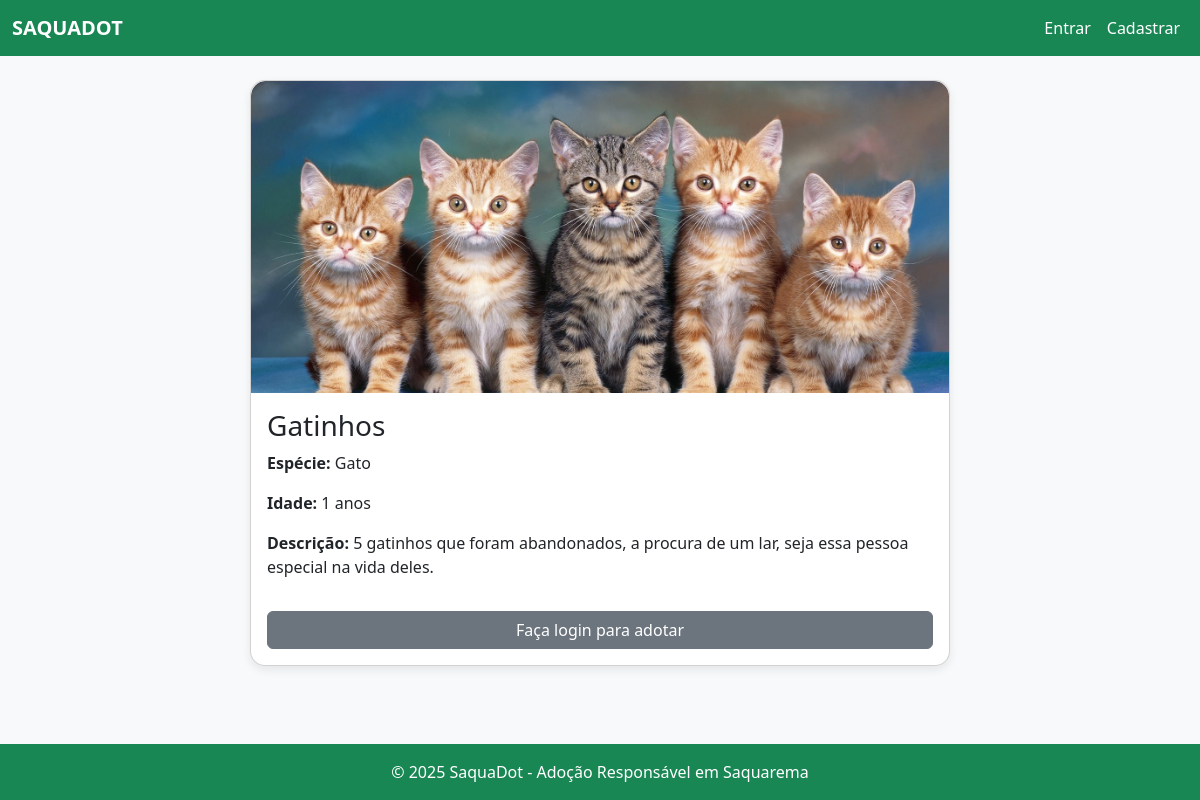
The page /animal/33/ on the database its author committed.
### core/models.py (models this page shows, shortened)
class Animal(models.Model):
    nome = models.CharField(max_length=100)
    especie = models.CharField(max_length=50, choices=[('Cachorro', 'Cachorro'), ('Gato', 'Gato')])
    idade = models.IntegerField()
    descricao = models.TextField()
    foto = models.ImageField(upload_to='animais/')
    adotado = models.BooleanField(default=False)
    cuidador = models.ForeignKey(User, on_delete=models.CASCADE, related_name='animais')
    contato = models.CharField(
    max_length=100,
    blank=True,
    null=True,
    help_text="Telefone ou WhatsApp para contato"
)

### core/views.py (the view)
# urls.py: path('animal/<int:id>/', views.animal_detail, name='animal_detail'),
def animal_detail(request, id):
    animal = get_object_or_404(Animal, id=id)
    return render(request, 'core/animal_detail.html', {'animal': animal})

### core/context_processors.py (called while the page is built)
def contagem_pedidos(request):
    if request.user.is_authenticated:
        pendentes = Adocao.objects.filter(animal__cuidador=request.user, aprovado=False).count()
        return {'pedidos_pendentes': pendentes}
    return {}

def contagem_notificacoes(request):
    if request.user.is_authenticated:
        nao_lidas = Notificacao.objects.filter(usuario=request.user, lida=False).count()
        return {'notificacoes_nao_lidas': nao_lidas}
    return {}

### core/templates/core/animal_detail.html
{% extends 'core/base.html' %}
{% block content %}
<div class="card mx-auto" style="max-width: 700px;">
  <img src="{{ animal.foto.url }}" class="card-img-top" alt="{{ animal.nome }}">
  <div class="card-body">
  <h3>{{ animal.nome }}</h3>
  <p><strong>Espécie:</strong> {{ animal.especie }}</p>
  <p><strong>Idade:</strong> {{ animal.idade }} anos</p>
  <p><strong>Descrição:</strong> {{ animal.descricao }}</p>
  {% if user.is_authenticated %}
    <a href="{% url 'solicitar_adocao' animal.id %}" class="btn btn-green w-100 mt-3">Solicitar Adoção 🐾</a>
  {% else %}
    <a href="/login/" class="btn btn-secondary w-100 mt-3">Faça login para adotar</a>
  {% endif %}
</div>
</div>
{% endblock %}

### core/templates/core/base.html (style rules this page uses)
body { background-color: #f8f9fa; }
html, body { height: 100%; }
body { display: flex; flex-direction: column; }
.card { position: relative; border-radius: 15px; background-color: #ffffff; box-shadow: 0 4px 10px rgba(0, 0, 0, 0.08); transition: transform 0.3s ease, box-shadow 0.3s ease; overflow: hidden; }
.card-img-top { height: 312px; object-fit: cover; object-position: center; border-top-left-radius: 15px; border-top-right-radius: 15px; transition: opacity 0.3s ease, transform 0.3s ease; }

### rows shown on the page
Animal: foto (picture), nome "Gatinhos", especie "Gato", idade "1", descricao "5 gatinhos que foram abandonados, a procura de um lar, seja essa pessoa especial na vida deles."
